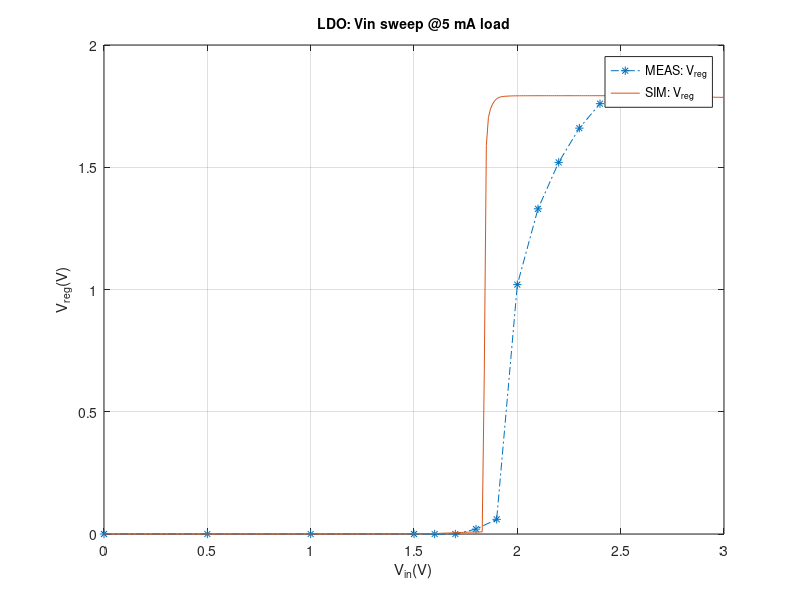
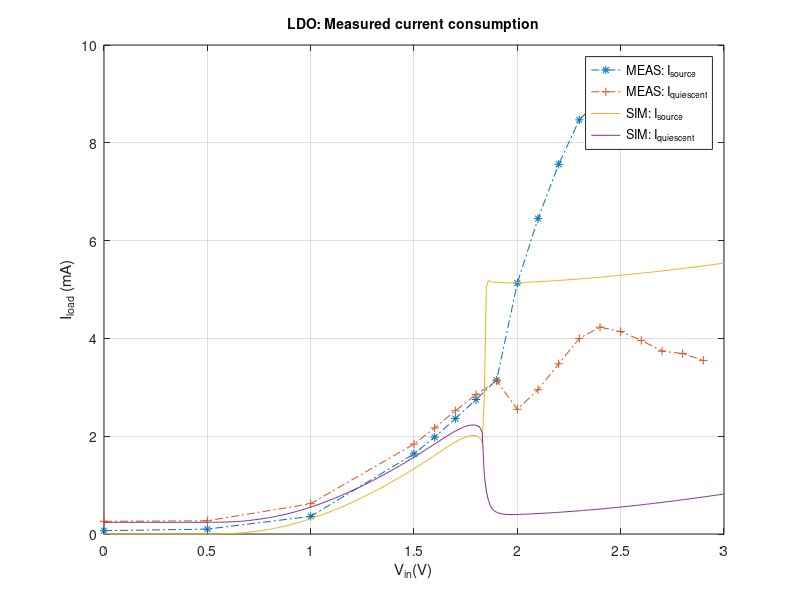

Write the MATLAB code that produced these figures, in order. (Note: this script raises an error after producing the figures.)
%% LDO Vin sweep, currents and load sweep

Vin = [0, 0.5, 1, 1.5, 1.6, 1.7, 1.8, 1.9, 2.0, 2.1, 2.2, 2.3, 2.4, 2.5, 2.6, 2.7, 2.8, 2.9];
Vreg = [0, 0, 0, 0, 0, 0, 0.02, 0.06, 1.02, 1.33, 1.52, 1.66, 1.76, 1.79, 1.805, 1.8, 1.79, 1.795];
Iin = [68*10^-6, 100*10^-6, 0.00036, 0.00164, 0.00198, 0.00236, 0.00275, 0.00315, 0.00513, 0.00645, 0.00756, 0.00847, 0.0089, 0.00891, 0.00883, 0.00857, 0.0085, 0.0086]*1000;
Ileak = [0.26, 0.27, 0.62, 1.84, 2.17, 2.52, 2.85, 3.13, 2.55, 2.95, 3.48, 4, 4.23, 4.14, 3.96, 3.74, 3.69, 3.55];

%% Vreg plot Vin sweep for Iload of 5 mA
f1 = figure(1);
load('vreg_pex.mat');
plot(Vin, Vreg, '*-.'); hold on;
plot(Vin_pex, Vreg_pex); hold off;
grid on;
xlabel('V_{in}(V)'); 
ylabel('V_{reg}(V)');
title('LDO: Vin sweep @5 mA load', 'FontSize', 10)
legend('MEAS: V_{reg}', 'SIM: V_{reg}','location', 'best');

%% current consumed and leaked
f2 = figure(2);
load('current_pex.mat');
plot(Vin, Iin, '*-.', Vin, Ileak, '+-.'); hold on;
plot(Vin_pex, Iin_pex*1000, Vin_pex, Ileak_pex*1000); hold off;
grid on;
ylabel('I_{load} (mA)'); 
xlabel('V_{in}(V)');
title('LDO: Measured current consumption', 'FontSize', 10)
legend('MEAS: I_{source}', 'MEAS: I_{quiescent}', 'SIM: I_{source}', 'SIM: I_{quiescent}', 'location', 'best');


%% Vreg vs Iload sweep
clear all;
load('iload_sweep_pex.mat');
load('iload_sweep_isrc_pex.mat');

Iload = linspace(0, 11, 12);
Vreg = [1.816, 1.810, 1.806, 1.800, 1.791, 1.781, 1.773, 1.762, 1.752, 1.744, 1.73, 1.725];
Isrc = [3.25, 4.92, 6.05, 7.13, 8.18, 9.22, 10.12, 11.09, 12.07, 13.04, 13.76, 14.94]; % mA

f3 = figure(3);
 yyaxis left;
plot(Iload, Vreg, '*-.', Iload_pex*1000, Vreg_pex); hold on; 
ylabel('V_{reg}(V)');
        yyaxis right
        plot(Iload, Isrc, '+-.', Iload_pex*1000, Isrc_pex*1000);
hold off;
grid on;
xlabel('I_{load}(mA)'); 
ylabel('I_{source}(mA)');
title('LDO: I_{load} sweep @ Vin = 2.45 V', 'FontSize', 10)
legend('MEAS: V_{reg}', 'SIM: V_{reg}', 'MEAS: I_{src}','SIM: V_{reg}', 'SIM: I_{src}', 'location', 'best');


%% save Vin sweep
set(f1,'Units','Inches');
pos = get(f1,'Position');
set(f1,'PaperPositionMode','Auto','PaperUnits','Inches','PaperSize',[pos(3), pos(4)]);
print(f1, 'ldo_vin_sweep.pdf', '-dpdf');
movefile('ldo_vin_sweep.pdf','../../img/meas/ldo_vin_sweep.pdf');

%% save currents
set(f2,'Units','Inches');
pos = get(f2,'Position');
set(f2,'PaperPositionMode','Auto','PaperUnits','Inches','PaperSize',[pos(3), pos(4)]);
print(f2, 'ldo_current.pdf', '-dpdf');
movefile('ldo_current.pdf','../../img/meas/ldo_current.pdf');

%% save Iload sweep
set(f3,'Units','Inches');
pos = get(f3,'Position');
set(f3,'PaperPositionMode','Auto','PaperUnits','Inches','PaperSize',[pos(3), pos(4)]);
print(f3, 'ldo_iload_sweep.pdf', '-dpdf');
movefile('ldo_iload_sweep.pdf','../../img/meas/ldo_iload_sweep.pdf');